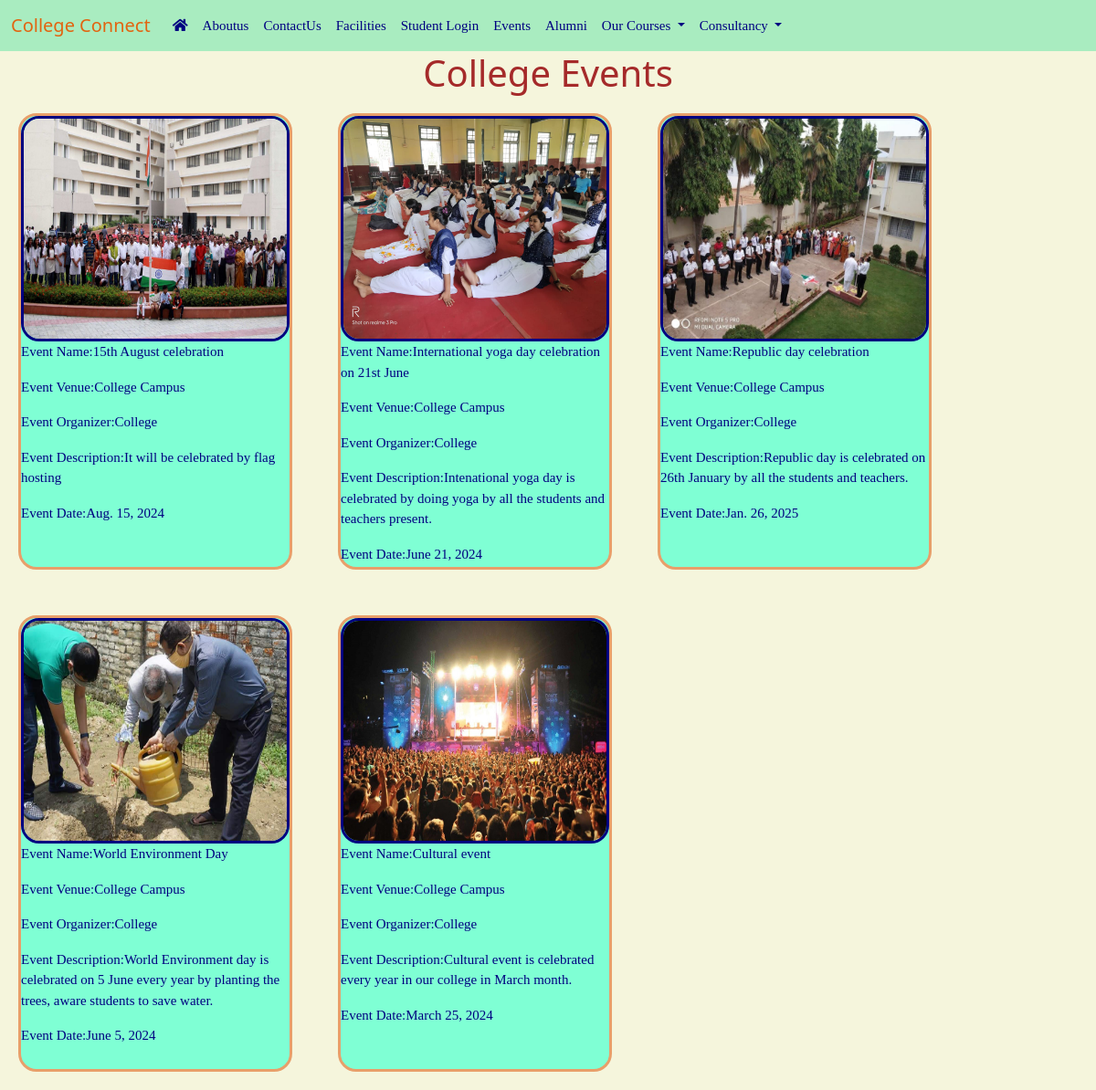
Screenshot of /event/ with the database file from the repository.
### college_app/models.py (models this page shows, shortened)
class Event(models.Model):
    event_name=models.CharField(max_length=70)
    event_venue=models.TextField(default="College Campus")
    event_organizer=models.CharField(max_length=50,default="College")
    event_description=models.TextField()
    event_date=models.DateField(default=timezone.now)
    event_pic=models.ImageField(max_length=100,upload_to="college_app/event_images",default=" ")

### college_app/views.py (the view)
# urls.py: path("event/",views.event,name="event"),
def event(request):
    event_list = Event.objects.all()
    event_dict = {"event_key":event_list}
    return render(request,'college_app/html/event.html',event_dict)

### college_app/templates/college_app/html/event.html (shortened to what this page needs)
<!DOCTYPE html>
{%load static%}
<html lang="en">
<head>
    {% include 'college_app/html/common_css.html'%}
</head>
<body style="background-color: beige; margin: 0px;">
    {% include 'college_app/html/header.html'%}
    <h1 style="text-align: center; color: brown;">College Events</h1>
    <div class="box-container">
        {%for obj in event_key%}
        <div class="event-div">
            <img src="/media/{{obj.event_pic}}" alt="" class="logo">
            <p>Event Name:{{obj.event_name}}</p>
            <p>Event Venue:{{obj.event_venue}}</p>
            <p>Event Organizer:{{obj.event_organizer}}</p>
            <p>Event Description:{{obj.event_description}}</p>
            <p>Event Date:{{obj.event_date}}</p>
        </div>
        {%endfor%}
    </div>
</body>
</html>

### college_app/templates/college_app/html/common_css.html (shortened to what this page needs)
{%load static%}
<link href="https://cdn.jsdelivr.net/npm/bootstrap@5.0.2/dist/css/bootstrap.min.css" rel="stylesheet">
<link rel="stylesheet" href="https://cdnjs.cloudflare.com/ajax/libs/font-awesome/5.9.0/css/all.min.css" />

### college_app/templates/college_app/html/header.html (shortened to what this page needs)
<nav class="navbar navbar-expand-lg" style="background-color: #a9ecc0;">
    <div class="container-fluid">
      <a class="navbar-brand" href="#" >College Connect</a>
      <div class="collapse navbar-collapse" id="navbarSupportedContent">
        <ul class="navbar-nav me-auto mb-2 mb-lg-0">
          <li class="nav-item">
            <a class="nav-link active" aria-current="page" href="/">
              <i class="fas fa-home"></i>
            </a>
          </li>
          <li class="nav-item">
            <a class="nav-link" href="/about/">Aboutus</a>
          </li>
          <li class="nav-item">
            <a class="nav-link" href="/contact/">ContactUs</a>
          </li>
          <li class="nav-item">
            <a class="nav-link" href="/facilities/">Facilities</a>
          </li>
          <li class="nav-item">
            <a class="nav-link" href="/login/">Student Login</a>
          </li>
          <li class="nav-item">
            <a class="nav-link" href="/event/">Events</a>
          </li>
          <li class="nav-item">
            <a class="nav-link" href="/alumni/">Alumni</a>
          </li>
          <li class="nav-item dropdown">
            <a class="nav-link dropdown-toggle" href="#" id="navbarDropdown" role="button" data-bs-toggle="dropdown" aria-expanded="false">
              Our Courses
            </a>
          </li>
          <li class="nav-item dropdown">
            <a class="nav-link dropdown-toggle" href="#" id="navbarDropdown" role="button" data-bs-toggle="dropdown" aria-expanded="false">
              Consultancy
            </a>
          </li>
        </ul>
      </div>
    </div>
  </nav>

### college_app/templates/college_app/html/event.html (style rules this page uses)
.box-container { display: flex; flex-wrap: wrap; gap: 50px; margin: 20px; }
.event-div { width: 300px; height: 500px; background-color: aquamarine; border: 3px solid rgb(232, 159, 106); border-radius: 20px; }
.logo { width: 100%; height: 50%; border: 3px solid navy; border-radius: 20px; }
p { color: navy; font-size: 15px; font-family: Verdana; font-weight: 30px; }

### college_app/templates/college_app/html/header.html (style rules this page uses)
.nav-link,.dropdown-item { color: navy !important; font-size: 15px; font-family: Verdana; }
.navbar-brand { color: rgb(226, 100, 16); }

### rows the page displays
Event: event_pic (picture), event_name "15th August celebration", event_venue "College Campus", event_organizer "College", event_description "It will be celebrated by flag hosting", event_date "Aug. 15, 2024"
Event: event_pic (picture), event_name "International yoga day celebration on 21st June", event_venue "College Campus", event_organizer "College", event_description "Intenational yoga day is celebrated by doing yoga by all the students and teachers present.", event_date "June 21, 2024"
Event: event_pic (picture), event_name "Republic day celebration", event_venue "College Campus", event_organizer "College", event_description "Republic day is celebrated on 26th January by all the students and teachers.", event_date "Jan. 26, 2025"
Event: event_pic (picture), event_name "World Environment Day", event_venue "College Campus", event_organizer "College", event_description "World Environment day is celebrated on 5 June every year by planting the trees, aware students to save water.", event_date "June 5, 2024"
Event: event_pic (picture), event_name "Cultural event", event_venue "College Campus", event_organizer "College", event_description "Cultural event is celebrated every year in our college in March month.", event_date "March 25, 2024"
